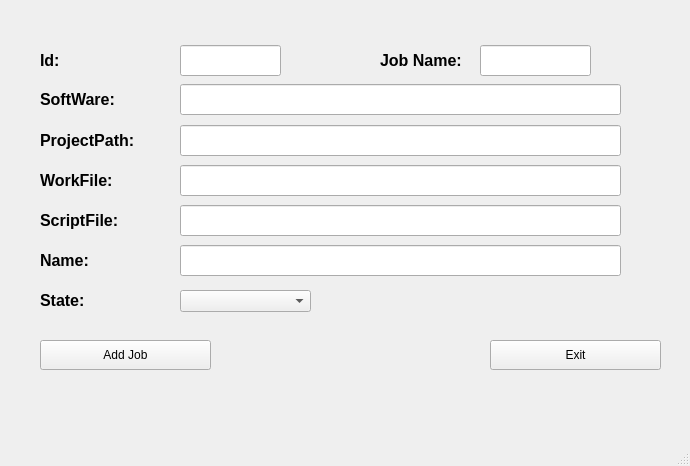
<?xml version="1.0" encoding="UTF-8"?>
<ui version="4.0">
 <class>J_addNewJob</class>
 <widget class="QMainWindow" name="J_addNewJob">
  <property name="windowModality">
   <enum>Qt::ApplicationModal</enum>
  </property>
  <property name="geometry">
   <rect>
    <x>0</x>
    <y>0</y>
    <width>690</width>
    <height>466</height>
   </rect>
  </property>
  <property name="windowTitle">
   <string>addNewJob</string>
  </property>
  <widget class="QWidget" name="centralwidget">
   <widget class="QPushButton" name="pushButton_addJob">
    <property name="geometry">
     <rect>
      <x>40</x>
      <y>340</y>
      <width>171</width>
      <height>30</height>
     </rect>
    </property>
    <property name="text">
     <string>Add Job</string>
    </property>
   </widget>
   <widget class="QLabel" name="label">
    <property name="geometry">
     <rect>
      <x>40</x>
      <y>45</y>
      <width>180</width>
      <height>31</height>
     </rect>
    </property>
    <property name="font">
     <font>
      <pointsize>12</pointsize>
      <weight>75</weight>
      <bold>true</bold>
     </font>
    </property>
    <property name="text">
     <string>Id:</string>
    </property>
   </widget>
   <widget class="QLineEdit" name="lineEdit_job_Id">
    <property name="geometry">
     <rect>
      <x>180</x>
      <y>45</y>
      <width>101</width>
      <height>31</height>
     </rect>
    </property>
   </widget>
   <widget class="QLineEdit" name="lineEdit_2">
    <property name="geometry">
     <rect>
      <x>480</x>
      <y>45</y>
      <width>111</width>
      <height>31</height>
     </rect>
    </property>
   </widget>
   <widget class="QLabel" name="label_2">
    <property name="geometry">
     <rect>
      <x>380</x>
      <y>45</y>
      <width>91</width>
      <height>31</height>
     </rect>
    </property>
    <property name="font">
     <font>
      <pointsize>12</pointsize>
      <weight>75</weight>
      <bold>true</bold>
     </font>
    </property>
    <property name="text">
     <string>Job Name:</string>
    </property>
   </widget>
   <widget class="QLineEdit" name="lineEdit_3">
    <property name="geometry">
     <rect>
      <x>180</x>
      <y>84</y>
      <width>441</width>
      <height>31</height>
     </rect>
    </property>
   </widget>
   <widget class="QLabel" name="label_3">
    <property name="geometry">
     <rect>
      <x>40</x>
      <y>84</y>
      <width>180</width>
      <height>31</height>
     </rect>
    </property>
    <property name="font">
     <font>
      <pointsize>12</pointsize>
      <weight>75</weight>
      <bold>true</bold>
     </font>
    </property>
    <property name="text">
     <string>SoftWare:</string>
    </property>
   </widget>
   <widget class="QLineEdit" name="lineEdit_5">
    <property name="geometry">
     <rect>
      <x>180</x>
      <y>125</y>
      <width>441</width>
      <height>31</height>
     </rect>
    </property>
   </widget>
   <widget class="QLabel" name="label_5">
    <property name="geometry">
     <rect>
      <x>40</x>
      <y>125</y>
      <width>180</width>
      <height>31</height>
     </rect>
    </property>
    <property name="font">
     <font>
      <pointsize>12</pointsize>
      <weight>75</weight>
      <bold>true</bold>
     </font>
    </property>
    <property name="text">
     <string>ProjectPath:</string>
    </property>
   </widget>
   <widget class="QLineEdit" name="lineEdit_6">
    <property name="geometry">
     <rect>
      <x>180</x>
      <y>165</y>
      <width>441</width>
      <height>31</height>
     </rect>
    </property>
   </widget>
   <widget class="QLabel" name="label_6">
    <property name="geometry">
     <rect>
      <x>40</x>
      <y>165</y>
      <width>180</width>
      <height>31</height>
     </rect>
    </property>
    <property name="font">
     <font>
      <pointsize>12</pointsize>
      <weight>75</weight>
      <bold>true</bold>
     </font>
    </property>
    <property name="text">
     <string>WorkFile:</string>
    </property>
   </widget>
   <widget class="QLineEdit" name="lineEdit_7">
    <property name="geometry">
     <rect>
      <x>180</x>
      <y>205</y>
      <width>441</width>
      <height>31</height>
     </rect>
    </property>
   </widget>
   <widget class="QLabel" name="label_7">
    <property name="geometry">
     <rect>
      <x>40</x>
      <y>205</y>
      <width>180</width>
      <height>31</height>
     </rect>
    </property>
    <property name="font">
     <font>
      <pointsize>12</pointsize>
      <weight>75</weight>
      <bold>true</bold>
     </font>
    </property>
    <property name="text">
     <string>ScriptFile:</string>
    </property>
   </widget>
   <widget class="QLineEdit" name="lineEdit_8">
    <property name="geometry">
     <rect>
      <x>180</x>
      <y>245</y>
      <width>441</width>
      <height>31</height>
     </rect>
    </property>
   </widget>
   <widget class="QLabel" name="label_8">
    <property name="geometry">
     <rect>
      <x>40</x>
      <y>245</y>
      <width>180</width>
      <height>31</height>
     </rect>
    </property>
    <property name="font">
     <font>
      <pointsize>12</pointsize>
      <weight>75</weight>
      <bold>true</bold>
     </font>
    </property>
    <property name="text">
     <string>Name:</string>
    </property>
   </widget>
   <widget class="QLabel" name="label_9">
    <property name="geometry">
     <rect>
      <x>40</x>
      <y>285</y>
      <width>180</width>
      <height>31</height>
     </rect>
    </property>
    <property name="font">
     <font>
      <pointsize>12</pointsize>
      <weight>75</weight>
      <bold>true</bold>
     </font>
    </property>
    <property name="text">
     <string>State:</string>
    </property>
   </widget>
   <widget class="QComboBox" name="comboBox">
    <property name="geometry">
     <rect>
      <x>180</x>
      <y>290</y>
      <width>131</width>
      <height>22</height>
     </rect>
    </property>
   </widget>
   <widget class="QPushButton" name="pushButton_Exit">
    <property name="geometry">
     <rect>
      <x>490</x>
      <y>340</y>
      <width>171</width>
      <height>30</height>
     </rect>
    </property>
    <property name="text">
     <string>Exit</string>
    </property>
   </widget>
  </widget>
  <widget class="QMenuBar" name="menubar">
   <property name="geometry">
    <rect>
     <x>0</x>
     <y>0</y>
     <width>690</width>
     <height>23</height>
    </rect>
   </property>
  </widget>
  <widget class="QStatusBar" name="statusbar"/>
 </widget>
 <resources/>
 <connections/>
</ui>
